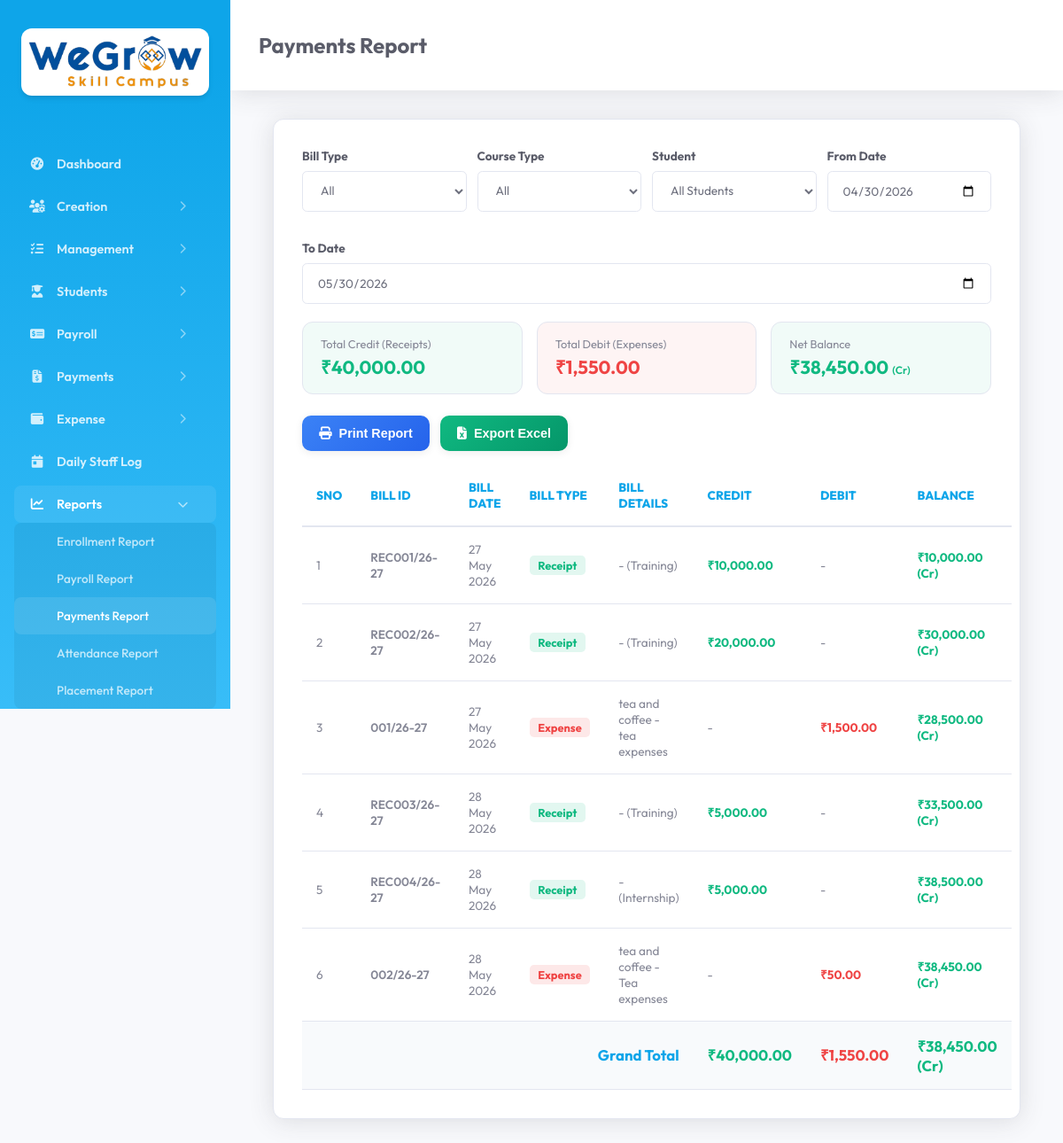
/report_payments.php (signed in), run on an earlier commit of the app's database.
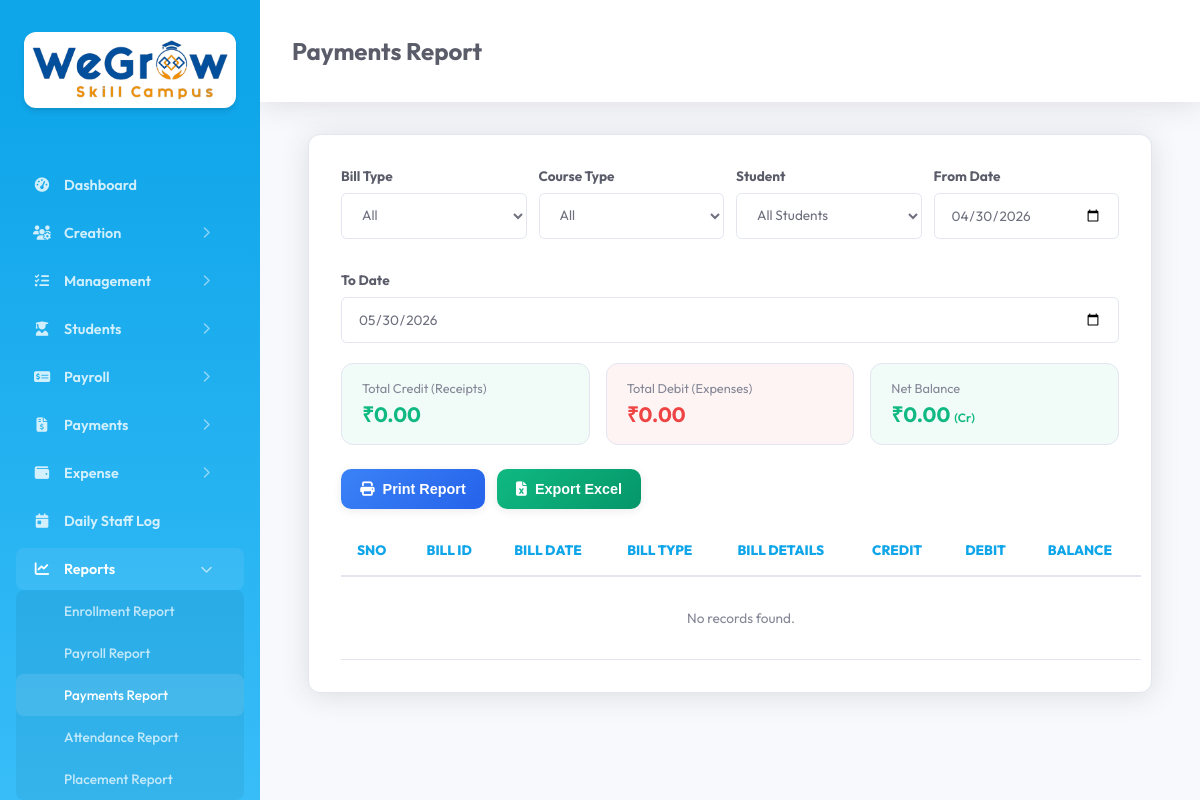
And on a later commit of the database.
### tables this page shows
CREATE TABLE `tc_payment` (
  `id` int(11) NOT NULL AUTO_INCREMENT,
  `created_date_time` datetime DEFAULT NULL,
  `updated_date_time` datetime DEFAULT NULL,
  `company_id` mediumtext DEFAULT NULL,
  `payment_id` mediumtext DEFAULT NULL,
  `course_type` mediumtext DEFAULT NULL,
  `payment_date` mediumtext DEFAULT NULL,
  `payment_mode` mediumtext DEFAULT NULL,
  `bank` mediumtext DEFAULT NULL,
  `amount` mediumtext DEFAULT NULL,
  `total_amount` mediumtext DEFAULT NULL,
  `student_id` mediumtext DEFAULT NULL,
  `description` mediumtext DEFAULT NULL,
  `enrollment_id` mediumtext DEFAULT NULL,
  `deleted` int(11) NOT NULL DEFAULT 0,
  PRIMARY KEY (`id`)
);

CREATE TABLE `tc_expense_entry` (
  `id` int(11) NOT NULL AUTO_INCREMENT,
  `created_date_time` datetime DEFAULT NULL,
  `updated_date_time` datetime DEFAULT NULL,
  `company_id` mediumtext DEFAULT NULL,
  `expense_entry_id` mediumtext DEFAULT NULL,
  `expense_category_id` mediumtext DEFAULT NULL,
  `expense_entry_date` mediumtext DEFAULT NULL,
  `payment_mode` mediumtext DEFAULT NULL,
  `bank` mediumtext DEFAULT NULL,
  `amount` mediumtext DEFAULT NULL,
  `total_amount` mediumtext DEFAULT NULL,
  `attachments` mediumtext DEFAULT NULL,
  `deleted` int(11) NOT NULL DEFAULT 0,
  `expense_entry_number` mediumtext DEFAULT NULL,
  `description` mediumtext DEFAULT NULL,
  PRIMARY KEY (`id`)
);

### main/config.php (called while the page is built, shortened)
<?php
    class Database {
        private $host = "localhost";
        private $dbname = "training_center_db";
        private $username = "root";
        private $password = "";
        public function connect() {
            try {
                $this->conn = new PDO(
                    "mysql:host=".$this->host.";dbname=".$this->dbname,
                    $this->username,
                    $this->password
                );
                $this->conn->setAttribute(PDO::ATTR_ERRMODE, PDO::ERRMODE_EXCEPTION);
                $this->conn->exec("SET NAMES utf8");
                return $this->conn;
            }
            catch(PDOException $e) {
                echo "Database Connection Failed : ".$e->getMessage();
                exit;
            }
        }
    }
?>

### common_file.php (called while the page is built, shortened)
<?php
    require_once 'main/basic_functions.php';
    require_once 'main/report_functions.php';
    $bf = new Report_Functions();
?>

### main/report_functions.php (called while the page is built, shortened)
<?php
    include_once("config.php");
    include_once("basic_functions.php");
    class Report_Functions extends Basic_Functions {
        public function getPaymentReportList($course_type, $student_id, $from_date, $to_date, $bill_type = '', $expense_category_id = '') {
            $results = [];
            if (empty($bill_type) || $bill_type == 'Receipt') {
                $where = ["deleted = 0", "company_id = :comp_id"];
                $params = [':comp_id' => $_SESSION['company_id']];
                if (!empty($from_date)) {
                    $where[] = "payment_date >= :from_date";
                    $params[':from_date'] = $from_date;
                }
                if (!empty($to_date)) {
                    $where[] = "payment_date <= :to_date";
                    $params[':to_date'] = $to_date;
                }
                $whereClause = " WHERE " . implode(" AND ", $where);
                $query = "SELECT * FROM {$GLOBALS['payment_table']} $whereClause ORDER BY payment_date ASC";
                $receipts = $this->getQueryRecords($query, $params);
                foreach ($receipts as $r) {
                    $student_name = '';
                    $student_dec_id = '';
                    $table = ($r['course_type'] === 'internship') ? $GLOBALS['enrollment_internship_table'] : $GLOBALS['enrollment_table'];
                    $id_field = ($r['course_type'] === 'internship') ? 'enrollment_internship_id' : 'enrollment_id';
                    $stu_rec = $this->getTableRecords($table, $id_field, $r['student_id']);
                    $results[] = [
                        'bill_id' => $r['payment_id'] ?? '',
                        'bill_date' => $r['payment_date'],
                        'bill_type' => 'Receipt',
                        'bill_details' => $student_dec_id . ' - ' . $student_name . ' (' . ucfirst($r['course_type']) . ')',
                        'credit' => floatval($r['total_amount']),
                        'debit' => 0,
                        'raw' => $r
                    ];
                }
            }
            if (empty($bill_type) || $bill_type == 'Expense') {
                $where = ["deleted = 0", "company_id = :comp_id"];
                $params = [':comp_id' => $_SESSION['company_id']];
                if (!empty($from_date)) {
                    $where[] = "expense_entry_date >= :from_date";
                    $params[':from_date'] = $from_date;
                }
                if (!empty($to_date)) {
                    $where[] = "expense_entry_date <= :to_date";
                    $params[':to_date'] = $to_date;
                }
                $whereClause = " WHERE " . implode(" AND ", $where);
                $query = "SELECT * FROM {$GLOBALS['expense_entry_table']} $whereClause ORDER BY expense_entry_date ASC";
                $expenses = $this->getQueryRecords($query, $params);
                foreach ($expenses as $e) {
                    $category_name = '';
                    if (!empty($e['expense_category_id'])) {
                        $category_name = $this->getTableColumnValue($GLOBALS['expense_category_table'], 'expense_category_id', $e['expense_category_id'], 'expense_category_name') ?: '';
                    }
                    $detail = $category_name;
                    if (!empty($e['description'])) {
                        $detail .= (!empty($detail) ? ' - ' : '') . $e['description'];
                    }
                    $results[] = [
                        'bill_id' => $e['expense_entry_number'] ?? '',
                        'bill_date' => $e['expense_entry_date'],
                        'bill_type' => 'Expense',
                        'bill_details' => $detail,
                        'credit' => 0,
                        'debit' => floatval($e['total_amount']),
                        'raw' => $e
                    ];
                }
            }
            usort($results, function($a, $b) {
                return strtotime($a['bill_date']) - strtotime($b['bill_date']);
            });
            return $results;
        }
    }

### main/basic_functions.php (called while the page is built, shortened)
<?php
    include_once("config.php");
    class Basic_Functions extends Database {
        public $con;
        public function getCompanyId() {
            return $_SESSION['company_id'] ?? null;
        }
        public function getTableRecords($table, $field = '', $value = '', $orderby = 'id DESC') {
            $con = $this->con;
            $sql = "SELECT * FROM $table WHERE deleted = :deleted";
            $params = [":deleted" => 0];
            $company_id = $this->getCompanyId();
            if ($company_id && $table !== $GLOBALS['company_table'] && $table !== $GLOBALS['role_table'] && $table !== $GLOBALS['user_table'] && $table !== $GLOBALS['course_table']) {
                $sql .= " AND company_id = :comp_company_id";
                $params[':comp_company_id'] = $company_id;
            }
            if (!empty($field)) {
                $sql .= " AND $field = :$field";
                $params[":$field"] = $value;
            }
            $sql .= " ORDER BY $orderby";
            $stmt = $con->prepare($sql);
            $stmt->execute($params);
            return $stmt->fetchAll();
        }
        public function getTableColumnValue($table, $field, $value, $return_field) {
            $con = $this->con;
            $sql = "SELECT {$return_field}
                    FROM {$table}
                    WHERE {$field} = :value
                    AND deleted = :deleted";
            $params = array(
                ':value' => $value,
                ':deleted' => 0
            );
            $company_id = $this->getCompanyId();
            if ($company_id && $table !== $GLOBALS['company_table'] && $table !== $GLOBALS['role_table'] && $table !== $GLOBALS['user_table']) {
                $sql .= " AND company_id = :comp_company_id";
                $params[':comp_company_id'] = $company_id;
            }
            $sql .= " LIMIT 1";
            $stmt = $con->prepare($sql);
            $stmt->execute($params);
            $result = $stmt->fetch();
            return !empty($result[$return_field]) ? $result[$return_field] : "";
        }
        public function getQueryRecords($query, $params = []) {
            $con = $this->con;
            $stmt = $con->prepare($query);
            $stmt->execute($params);
            return $stmt->fetchAll();
        }
    }
?>

### report_payments.php (the view, shortened to what the rows shown need)
<?php require_once 'common_file.php';
$from_page = 'Payments Report';
$from_date = date('Y-m-d', strtotime('-30 days'));
$to_date = date('Y-m-d');
$bill_type = '';
$course_type = '';
$student_id = '';
$expense_category_id = '';
$payments = $bf->getPaymentReportList($course_type, $student_id, $from_date, $to_date, $bill_type, $expense_category_id);
?>
<!DOCTYPE html>
<html lang="en">
<head>
    <link rel="stylesheet" href="assets/css/style.css">
</head>
<body>
    <?php include 'sidebar.php'; ?>
    <div class="main-content update_content">
        <div class="header">
            <h2><?php if(!empty($from_page)) echo ucfirst($from_page); ?></h2>
        </div>
        <div class="module-section">
            <div id="course_list">
                <table class="responsive table table-bordered" id="payment_report_table">
                    <thead>
                        <tr>
                            <th>Sno</th>
                            <th>Bill ID</th>
                            <th>Bill Date</th>
                            <th>Bill Type</th>
                            <th>Bill Details</th>
                            <th>Credit</th>
                            <th>Debit</th>
                            <th>Balance</th>
                        </tr>
                    </thead>
                    <tbody>
                        <?php
                            $sno = 1;
                            if(!empty($payments)) {
                                foreach ($payments as $p) {
                        ?>
                                    <tr>
                                        <td><?php echo $sno++; ?></td>
                                        <td><span style="font-weight: 600;"><?php echo htmlspecialchars($p['bill_id']); ?></span></td>
                                        <td><?php echo date('d M Y', strtotime($p['bill_date'])); ?></td>
                                        <td>
                                            <span class="<?php echo $p['bill_type'] === 'Receipt' ? 'bill-type-receipt' : 'bill-type-expense'; ?>">
                                                <?php echo $p['bill_type']; ?>
                                            </span>
                                        </td>
                                        <td><?php echo htmlspecialchars($p['bill_details']); ?></td>
                                        <td>
                                            <?php if($p['credit'] > 0) { ?>
                                                <span class="credit-amount">₹<?php echo number_format($p['credit'], 2); ?></span>
                                            <?php } else { echo '-'; } ?>
                                        </td>
                                        <td>
                                            <?php if($p['debit'] > 0) { ?>
                                                <span class="debit-amount">₹<?php echo number_format($p['debit'], 2); ?></span>
                                            <?php } else { echo '-'; } ?>
                                        </td>
                                        <td>
                                            <span class="<?php echo $p['balance'] >= 0 ? 'balance-credit' : 'balance-debit'; ?>">
                                                ₹<?php echo number_format(abs($p['balance']), 2); ?>
                                                <?php echo $p['balance'] >= 0 ? '(Cr)' : '(Dr)'; ?>
                                            </span>
                                        </td>
                                    </tr>
                                <?php } ?>
                            <?php } else { ?>
                                <tr>
                                    <td colspan="8" style="text-align:center; padding: 2rem; color: var(--text-muted);">No records found.</td>
                                </tr>
                        <?php } ?>
                    </tbody>
                </table>
            </div>
        </div>
    </div>
</body>
</html>

What changed in the data, as far as the page shows it:
removed tc_payment: payment "REC001/26-27", payment_date "27 May 2026", bill_type "Receipt", bill_details "- (Training)", credit "10,000.00", balance "10,000.00"
removed tc_payment: payment "REC002/26-27", payment_date "27 May 2026", bill_type "Receipt", bill_details "- (Training)", credit "20,000.00", balance "30,000.00"
removed tc_expense_entry: expense_entry_number "001/26-27", expense_entry_date "27 May 2026", bill_type "Expense", bill_details "tea and coffee - tea expenses", debit "1,500.00", balance "28,500.00"
removed tc_payment: payment "REC003/26-27", payment_date "28 May 2026", bill_type "Receipt", bill_details "- (Training)", credit "5,000.00", balance "33,500.00"
removed tc_payment: payment "REC004/26-27", payment_date "28 May 2026", bill_type "Receipt", bill_details "- (Internship)", credit "5,000.00", balance "38,500.00"
removed tc_expense_entry: expense_entry_number "002/26-27", expense_entry_date "28 May 2026", bill_type "Expense", bill_details "tea and coffee - Tea expenses", debit "50.00", balance "38,450.00"
Also different on the page:
$total_credit: "40,000.00" → "0.00"
$total_debit: "1,550.00" → "0.00"
abs($net_balance): "38,450.00" → "0.00"
$total_credit: "40,000.00" → (not shown)
$total_debit: "1,550.00" → (not shown)
abs($net_balance): "38,450.00" → (not shown)
text no longer shown: "Grand Total ₹ ₹ ₹ (Cr)"
text now shown: "No records found."
